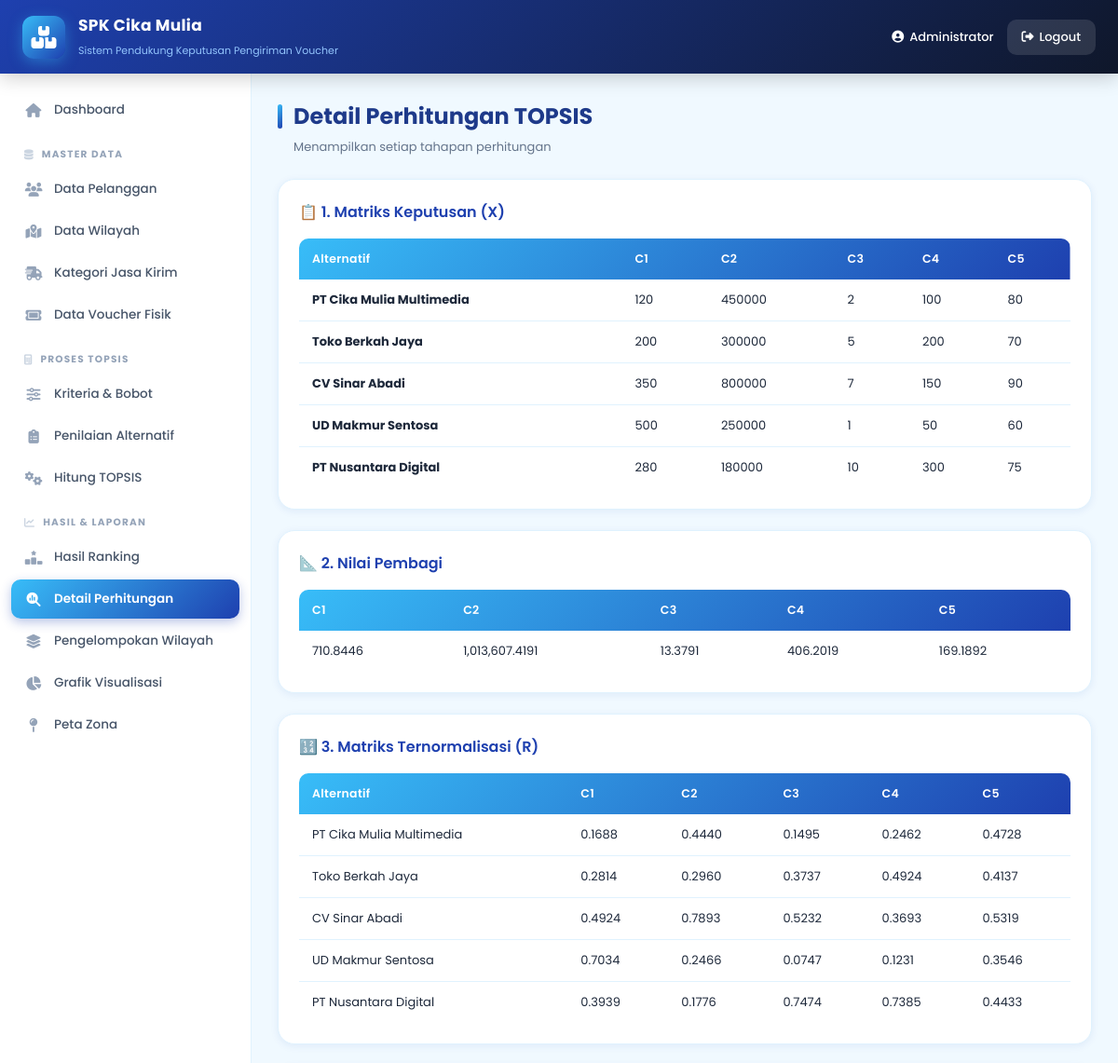
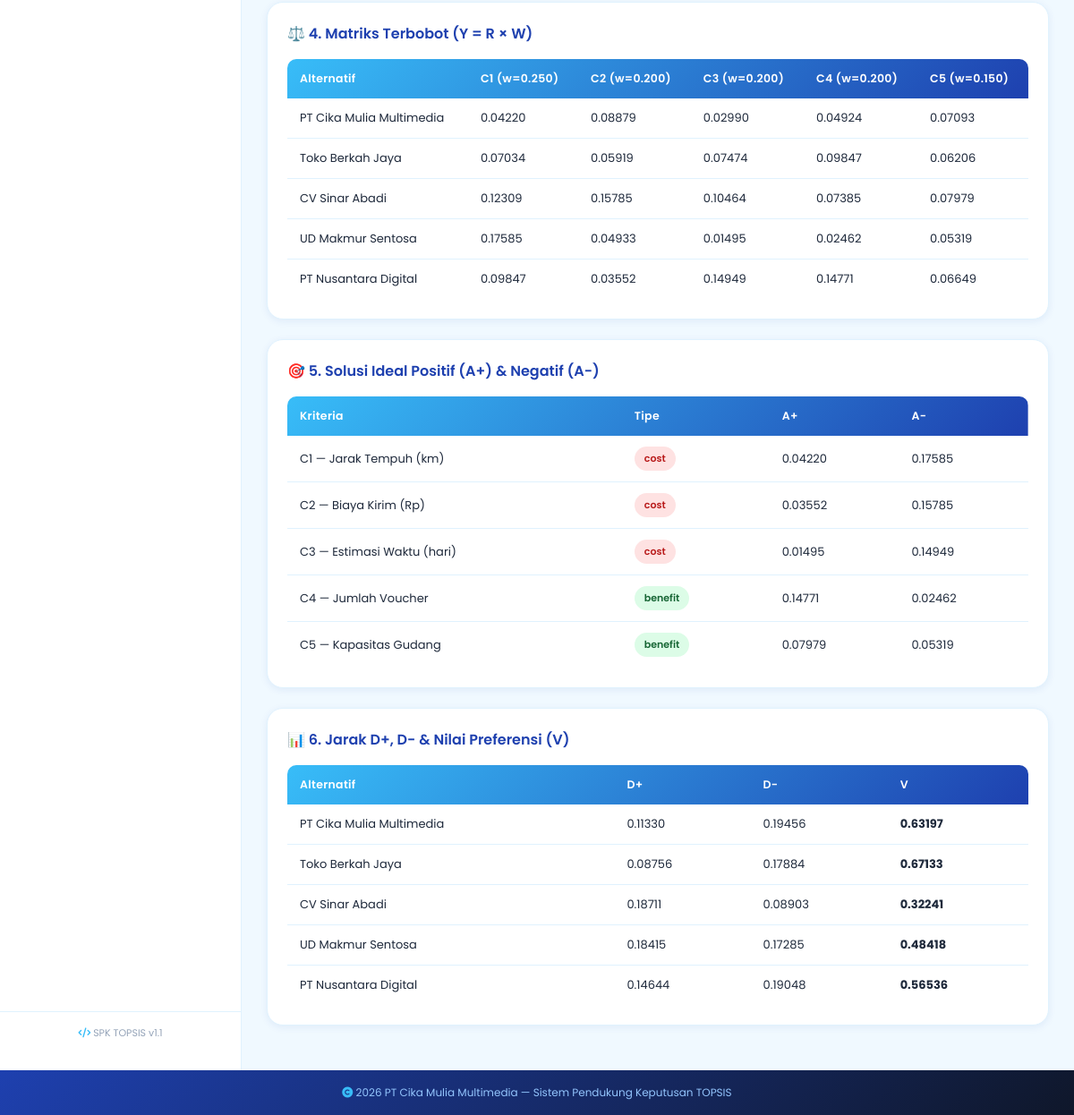
The app's page /pages/detail_hasil.php (signed in) with its own data (2 pictures, top to bottom).
### tables this page shows
CREATE TABLE kriteria (
    id INT AUTO_INCREMENT PRIMARY KEY,
    kode VARCHAR(10) UNIQUE,
    nama_kriteria VARCHAR(50) NOT NULL,
    bobot DECIMAL(5,3),
    tipe ENUM('benefit','cost')
);

CREATE TABLE pelanggan (
    id INT AUTO_INCREMENT PRIMARY KEY,
    kode_pelanggan VARCHAR(20) UNIQUE,
    nama_pelanggan VARCHAR(100) NOT NULL,
    alamat TEXT,
    kota VARCHAR(50),
    provinsi VARCHAR(50),
    no_telp VARCHAR(20),
    created_at TIMESTAMP DEFAULT CURRENT_TIMESTAMP
);

### pages/detail_hasil.php (the view)
<?php
include '../config/koneksi.php';
include '../templates/header.php';
$kriteria = []; $q = mysqli_query($koneksi, "SELECT * FROM kriteria ORDER BY id");
while($r = mysqli_fetch_assoc($q)) $kriteria[] = $r;
$pelanggan = []; $q = mysqli_query($koneksi, "SELECT * FROM pelanggan ORDER BY id");
while($r = mysqli_fetch_assoc($q)) $pelanggan[] = $r;
$matrix = []; $q = mysqli_query($koneksi, "SELECT * FROM penilaian");
while($r = mysqli_fetch_assoc($q)) $matrix[$r['pelanggan_id']][$r['kriteria_id']] = floatval($r['nilai']);
$pembagi = [];
foreach($kriteria as $k){
  $sum = 0; foreach($pelanggan as $p) $sum += pow($matrix[$p['id']][$k['id']] ?? 0, 2);
  $pembagi[$k['id']] = sqrt($sum);
}
$normal = [];
foreach($pelanggan as $p) foreach($kriteria as $k)
  $normal[$p['id']][$k['id']] = $pembagi[$k['id']] > 0 ? ($matrix[$p['id']][$k['id']] ?? 0) / $pembagi[$k['id']] : 0;
$terbobot = [];
foreach($pelanggan as $p) foreach($kriteria as $k)
  $terbobot[$p['id']][$k['id']] = $normal[$p['id']][$k['id']] * $k['bobot'];
$ideal_pos = []; $ideal_neg = [];
foreach($kriteria as $k){
  $col = []; foreach($pelanggan as $p) $col[] = $terbobot[$p['id']][$k['id']];
  if($k['tipe'] == 'benefit'){ $ideal_pos[$k['id']] = max($col); $ideal_neg[$k['id']] = min($col); }
  else { $ideal_pos[$k['id']] = min($col); $ideal_neg[$k['id']] = max($col); }
}
$d_pos = []; $d_neg = [];
foreach($pelanggan as $p){
  $sp = 0; $sn = 0;
  foreach($kriteria as $k){
    $sp += pow($terbobot[$p['id']][$k['id']] - $ideal_pos[$k['id']], 2);
    $sn += pow($terbobot[$p['id']][$k['id']] - $ideal_neg[$k['id']], 2);
  }
  $d_pos[$p['id']] = sqrt($sp); $d_neg[$p['id']] = sqrt($sn);
}
$preferensi = [];
foreach($pelanggan as $p){
  $denom = $d_pos[$p['id']] + $d_neg[$p['id']];
  $preferensi[$p['id']] = $denom > 0 ? $d_neg[$p['id']] / $denom : 0;
}
?>
<div class="layout">
  <?php include '../templates/sidebar.php'; ?>
  <main class="content">
    <h2 class="page-title">Detail Perhitungan TOPSIS</h2>
    <p class="page-sub">Menampilkan setiap tahapan perhitungan</p>
    <div class="table-card"><h3>📋 1. Matriks Keputusan (X)</h3>
      <table><thead><tr><th>Alternatif</th>
        <?php foreach($kriteria as $k): ?><th><?= $k['kode'] ?></th><?php endforeach; ?>
      </tr></thead><tbody>
      <?php foreach($pelanggan as $p): ?>
        <tr><td><b><?= $p['nama_pelanggan'] ?></b></td>
          <?php foreach($kriteria as $k): ?><td><?= $matrix[$p['id']][$k['id']] ?? 0 ?></td><?php endforeach; ?>
        </tr>
      <?php endforeach; ?>
      </tbody></table>
    </div>
    <div class="table-card"><h3>📐 2. Nilai Pembagi</h3>
      <table><thead><tr><?php foreach($kriteria as $k): ?><th><?= $k['kode'] ?></th><?php endforeach; ?></tr></thead>
      <tbody><tr><?php foreach($kriteria as $k): ?><td><?= number_format($pembagi[$k['id']],4) ?></td><?php endforeach; ?></tr></tbody></table>
    </div>
    <div class="table-card"><h3>🔢 3. Matriks Ternormalisasi (R)</h3>
      <table><thead><tr><th>Alternatif</th>
        <?php foreach($kriteria as $k): ?><th><?= $k['kode'] ?></th><?php endforeach; ?>
      </tr></thead><tbody>
      <?php foreach($pelanggan as $p): ?>
        <tr><td><?= $p['nama_pelanggan'] ?></td>
          <?php foreach($kriteria as $k): ?><td><?= number_format($normal[$p['id']][$k['id']],4) ?></td><?php endforeach; ?>
        </tr>
      <?php endforeach; ?>
      </tbody></table>
    </div>
    <div class="table-card"><h3>⚖️ 4. Matriks Terbobot (Y = R × W)</h3>
      <table><thead><tr><th>Alternatif</th>
        <?php foreach($kriteria as $k): ?><th><?= $k['kode'] ?> (w=<?= $k['bobot'] ?>)</th><?php endforeach; ?>
      </tr></thead><tbody>
      <?php foreach($pelanggan as $p): ?>
        <tr><td><?= $p['nama_pelanggan'] ?></td>
          <?php foreach($kriteria as $k): ?><td><?= number_format($terbobot[$p['id']][$k['id']],5) ?></td><?php endforeach; ?>
        </tr>
      <?php endforeach; ?>
      </tbody></table>
    </div>
    <div class="table-card"><h3>🎯 5. Solusi Ideal Positif (A+) & Negatif (A-)</h3>
      <table><thead><tr><th>Kriteria</th><th>Tipe</th><th>A+</th><th>A-</th></tr></thead><tbody>
      <?php foreach($kriteria as $k): ?>
        <tr><td><?= $k['kode'] ?> — <?= $k['nama_kriteria'] ?></td>
          <td><span class="badge <?= $k['tipe']=='benefit'?'badge-green':'badge-red' ?>"><?= $k['tipe'] ?></span></td>
          <td><?= number_format($ideal_pos[$k['id']],5) ?></td>
          <td><?= number_format($ideal_neg[$k['id']],5) ?></td>
        </tr>
      <?php endforeach; ?>
      </tbody></table>
    </div>
    <div class="table-card"><h3>📊 6. Jarak D+, D- & Nilai Preferensi (V)</h3>
      <table><thead><tr><th>Alternatif</th><th>D+</th><th>D-</th><th>V</th></tr></thead><tbody>
      <?php foreach($pelanggan as $p): ?>
        <tr><td><?= $p['nama_pelanggan'] ?></td>
          <td><?= number_format($d_pos[$p['id']],5) ?></td>
          <td><?= number_format($d_neg[$p['id']],5) ?></td>
          <td><b><?= number_format($preferensi[$p['id']],5) ?></b></td>
        </tr>
      <?php endforeach; ?>
      </tbody></table>
    </div>
  </main>
</div>
<?php include '../templates/footer.php'; ?>

### templates/header.php (shortened to what this page needs)
<?php
$current = basename($_SERVER['PHP_SELF']);
$inPages = strpos($_SERVER['PHP_SELF'], '/pages/') !== false;
$base = $inPages ? '../' : '';
?>
<!DOCTYPE html>
<html lang="id">
<head>
<link rel="stylesheet" href="<?= $base ?>assets/css/style.css">
<link rel="stylesheet" href="https://cdnjs.cloudflare.com/ajax/libs/font-awesome/6.5.1/css/all.min.css">
</head>
<body>
<header class="topbar">
  <div class="brand">
    <span class="brand-logo"><i class="fas fa-boxes-stacked"></i></span>
    <div>
      <h1>SPK Cika Mulia</h1>
      <small>Sistem Pendukung Keputusan Pengiriman Voucher</small>
    </div>
  </div>
  <div class="user-info">
    <span><i class="fas fa-user-circle"></i> <?= $_SESSION['nama'] ?></span>
    <a href="<?= $base ?>logout.php" class="btn-logout">
      <i class="fas fa-sign-out-alt"></i> Logout
    </a>
  </div>
</header>

### templates/sidebar.php
<?php
$inPages = strpos($_SERVER['PHP_SELF'], '/pages/') !== false;
$link = $inPages ? '' : 'pages/';
$dash = $inPages ? '../' : '';
?>
<aside class="sidebar" id="sidebar">
  <ul>
    <li class="<?= $current=='dashboard.php'?'active':'' ?>">
      <a href="<?= $dash ?>dashboard.php">
        <i class="fas fa-house"></i>
        <span>Dashboard</span>
      </a>
    </li>
    <li class="menu-label"><i class="fas fa-database"></i> Master Data</li>
    <li class="<?= $current=='pelanggan.php'?'active':'' ?>">
      <a href="<?= $link ?>pelanggan.php">
        <i class="fas fa-users"></i>
        <span>Data Pelanggan</span>
      </a>
    </li>
    <li class="<?= $current=='wilayah.php'?'active':'' ?>">
      <a href="<?= $link ?>wilayah.php">
        <i class="fas fa-map-location-dot"></i>
        <span>Data Wilayah</span>
      </a>
    </li>
    <li class="<?= $current=='kategori_kirim.php'?'active':'' ?>">
      <a href="<?= $link ?>kategori_kirim.php">
        <i class="fas fa-truck-fast"></i>
        <span>Kategori Jasa Kirim</span>
      </a>
    </li>
    <li class="<?= $current=='voucher.php'?'active':'' ?>">
      <a href="<?= $link ?>voucher.php">
        <i class="fas fa-ticket"></i>
        <span>Data Voucher Fisik</span>
      </a>
    </li>
    <li class="menu-label"><i class="fas fa-calculator"></i> Proses TOPSIS</li>
    <li class="<?= $current=='kriteria.php'?'active':'' ?>">
      <a href="<?= $link ?>kriteria.php">
        <i class="fas fa-sliders"></i>
        <span>Kriteria & Bobot</span>
      </a>
    </li>
    <li class="<?= $current=='penilaian.php'?'active':'' ?>">
      <a href="<?= $link ?>penilaian.php">
        <i class="fas fa-clipboard-list"></i>
        <span>Penilaian Alternatif</span>
      </a>
    </li>
    <li class="<?= $current=='hitung_topsis.php'?'active':'' ?>">
      <a href="<?= $link ?>hitung_topsis.php">
        <i class="fas fa-gears"></i>
        <span>Hitung TOPSIS</span>
      </a>
    </li>
    <li class="menu-label"><i class="fas fa-chart-line"></i> Hasil & Laporan</li>
    <li class="<?= $current=='hasil_ranking.php'?'active':'' ?>">
      <a href="<?= $link ?>hasil_ranking.php">
        <i class="fas fa-ranking-star"></i>
        <span>Hasil Ranking</span>
      </a>
    </li>
    <li class="<?= $current=='detail_hasil.php'?'active':'' ?>">
      <a href="<?= $link ?>detail_hasil.php">
        <i class="fas fa-magnifying-glass-chart"></i>
        <span>Detail Perhitungan</span>
      </a>
    </li>
    <li class="<?= $current=='pengelompokan.php'?'active':'' ?>">
      <a href="<?= $link ?>pengelompokan.php">
        <i class="fas fa-layer-group"></i>
        <span>Pengelompokan Wilayah</span>
      </a>
    </li>
    <li class="<?= $current=='grafik.php'?'active':'' ?>">
      <a href="<?= $link ?>grafik.php">
        <i class="fas fa-chart-pie"></i>
        <span>Grafik Visualisasi</span>
      </a>
    </li>
    <li class="<?= $current=='peta_zona.php'?'active':'' ?>">
      <a href="<?= $link ?>peta_zona.php">
        <i class="fas fa-map-pin"></i>
        <span>Peta Zona</span>
      </a>
    </li>
  </ul>
  <div class="sidebar-footer">
    <p><i class="fas fa-code"></i> SPK TOPSIS v1.1</p>
  </div>
</aside>

### templates/footer.php (shortened to what this page needs)
<footer class="footer">
  <p>
    <i class="fas fa-copyright"></i>
    <?= date('Y') ?> PT Cika Mulia Multimedia — Sistem Pendukung Keputusan TOPSIS
  </p>
</footer>
</body>
</html>

### records on screen
kriteria: kode "C1", id "710.8446", bobot "0.250", nama_kriteria "Jarak Tempuh (km)", tipe "cost", id "0.04220", id "0.17585"
kriteria: kode "C2", id "1,013,607.4191", bobot "0.200", nama_kriteria "Biaya Kirim (Rp)", tipe "cost", id "0.03552", id "0.15785"
kriteria: kode "C3", id "13.3791", bobot "0.200", nama_kriteria "Estimasi Waktu (hari)", tipe "cost", id "0.01495", id "0.14949"
kriteria: kode "C4", id "406.2019", bobot "0.200", nama_kriteria "Jumlah Voucher", tipe "benefit", id "0.14771", id "0.02462"
kriteria: kode "C5", id "169.1892", bobot "0.150", nama_kriteria "Kapasitas Gudang", tipe "benefit", id "0.07979", id "0.05319"
pelanggan: nama_pelanggan "PT Cika Mulia Multimedia", id "120", id "450000", id "2", id "100", id "80", id "0.1688", id "0.4440", id "0.1495", id "0.2462", id "0.4728", id "0.04220", id "0.08879", id "0.02990", id "0.04924", id "0.07093", id "0.11330", id "0.19456", id "0.63197"
pelanggan: nama_pelanggan "Toko Berkah Jaya", id "200", id "300000", id "5", id "70", id "0.2814", id "0.2960", id "0.3737", id "0.4924", id "0.4137", id "0.07034", id "0.05919", id "0.07474", id "0.09847", id "0.06206", id "0.08756", id "0.17884", id "0.67133"
pelanggan: nama_pelanggan "CV Sinar Abadi", id "350", id "800000", id "7", id "150", id "90", id "0.4924", id "0.7893", id "0.5232", id "0.3693", id "0.5319", id "0.12309", id "0.15785", id "0.10464", id "0.07385", id "0.07979", id "0.18711", id "0.08903", id "0.32241"
pelanggan: nama_pelanggan "UD Makmur Sentosa", id "500", id "250000", id "1", id "50", id "60", id "0.7034", id "0.2466", id "0.0747", id "0.1231", id "0.3546", id "0.17585", id "0.04933", id "0.01495", id "0.02462", id "0.05319", id "0.18415", id "0.17285", id "0.48418"
pelanggan: nama_pelanggan "PT Nusantara Digital", id "280", id "180000", id "10", id "300", id "75", id "0.3939", id "0.1776", id "0.7474", id "0.7385", id "0.4433", id "0.09847", id "0.03552", id "0.14949", id "0.14771", id "0.06649", id "0.14644", id "0.19048", id "0.56536"

### other values on screen
$_SESSION['nama'] "Administrator"
